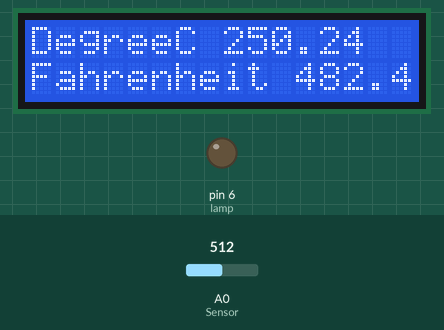
Bench run of a sketch on a simulated Arduino Uno, built with avr-gcc and run on an emulated ATmega328P. Parts: 16×2 character LCD, output pins drawn as LEDs (lit = HIGH). The test bench sets the inputs (shaded band); at power-on: A0 (Sensor) = 512.

Above: at 1.7 s.
1.8 s: A0 (Sensor) set to 716
At 3.7 s:
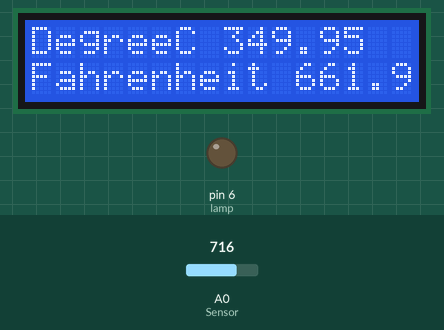
4.0 s: A0 (Sensor) set to 900
At 5.7 s:
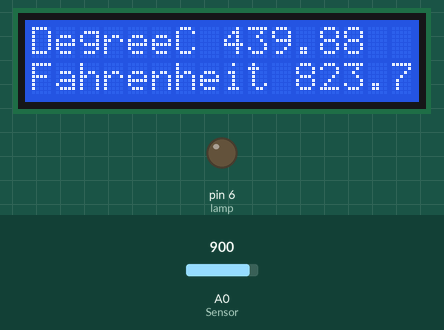
6.0 s: A0 (Sensor) set to 1023
At 7.6 s:
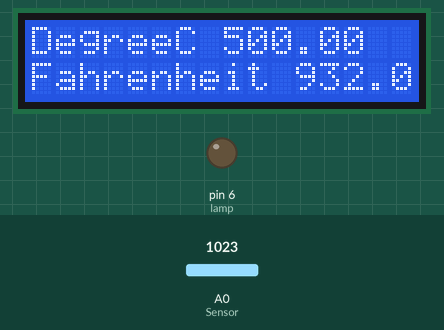
Timing chart, 0 to 9.1 s (numbered marks = the images above; inputs shaded):
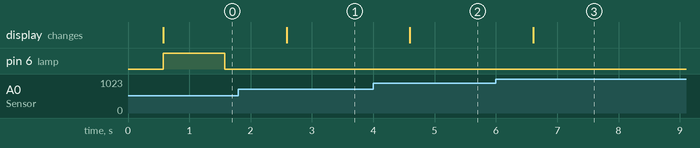

The sketch:

LM35_Temperature_Measurment_Sensor.ino
```cpp
#include <LiquidCrystal.h>
#define RS 12
#define EN 11
#define D4 10
#define D5 9
#define D6 8
#define D7 7
LiquidCrystal lcd(RS, EN, D4, D5, D6, D7);
const int Sensor = A0;
int lamp = 6;
float tempc;
float tempf;
float Vout;
float temp;
void setup() {
  // put your setup code here, to run once:
  for(int i=6;i<13;i++){
    pinMode(i,OUTPUT);
  }
pinMode(Sensor, INPUT);
lcd.begin(16,2);
lcd.clear();
lcd.setCursor(0,0);
lcd.print("  TEMPERATURE ");
lcd.setCursor(0,1);
lcd.print(" DIGITAL METER ");
delay(500);
lcd.clear();
digitalWrite(lamp, HIGH);
}

void loop() {
  // put your main code here, to run repeatedly:
Vout = analogRead(Sensor);// read analog volt from sensor and save to variable Vout
temp = (Vout*500)/1023;// converts the analog volt to its temperature equivalent.
tempc = temp;// storing value in degree celsius...
tempf = (tempc*1.8)+32;// conveting to Fahrenheit..
lcd.setCursor(0,0);
lcd.print("DegreeC ");
lcd.print(temp);// display temperature value
lcd.setCursor(0,1);
lcd.print("Fahrenheit ");
lcd.print(tempf);// displays in fahrenheit
delay(1000);// update sensor reading each one second
if(temp>37.59){
  digitalWrite(lamp, LOW);
}else{
  digitalWrite(lamp, HIGH);
}
}
```

Measured:
- after the input at 1.8 s, the display: changes after 0.79 s (image 1)
- after the input at 4.0 s, the display: changes after 0.60 s (image 2)
- after the input at 6.0 s, the display: changes after 0.61 s (image 3)
